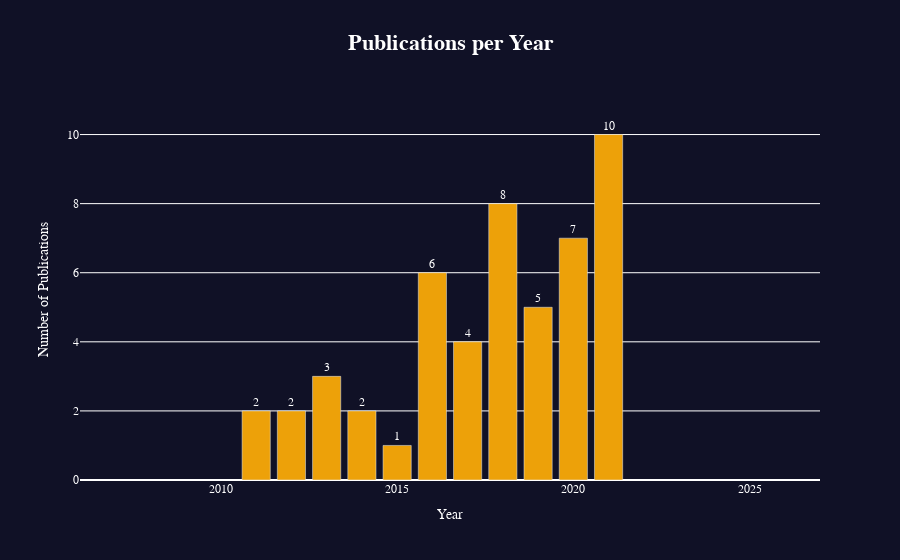

The notebook cell this image was saved under:
### Code cell
plots.make_pub_per_year(results_df, 'semantic_scholar')

### Figure 1 — Plotly figure (JSON) as saved in the notebook; plotly's stock layout.template omitted (floating-point values rounded to 4 significant figures)
{"data": [{"marker": {"color": "#eda109"}, "textangle": 0, "textposition": "outside", "texttemplate": "%{y}", "type": "bar", "x": [2011, 2012, 2013, 2014, 2015, 2016, 2017, 2018, 2019, 2020, 2021], "y": [2, 2, 3, 2, 1, 6, 4, 8, 5, 7, 10]}], "layout": {"font": {"color": "white", "family": "Courier New, monospace", "size": 12}, "paper_bgcolor": "#101126", "plot_bgcolor": "#101126", "title": {"text": "<span style='font-size: 22px;'><b>Publications per Year<b></span>", "x": 0.5}, "xaxis": {"range": [2006, 2027], "title": {"text": "Year"}}, "yaxis": {"range": [0, 11], "title": {"text": "Number of Publications"}}}}
